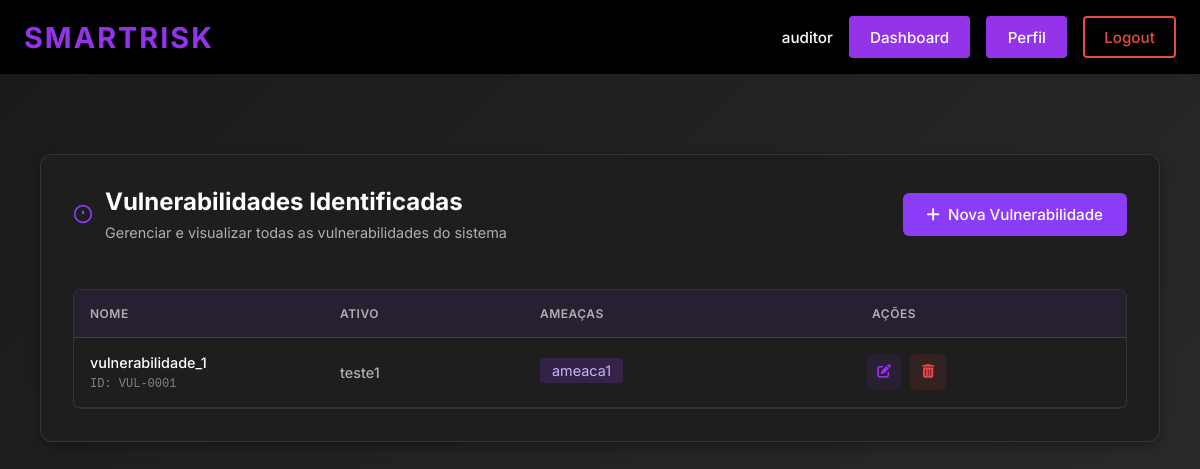
Page /lista_vulnerabilidades/ (signed in) on the earlier database version.
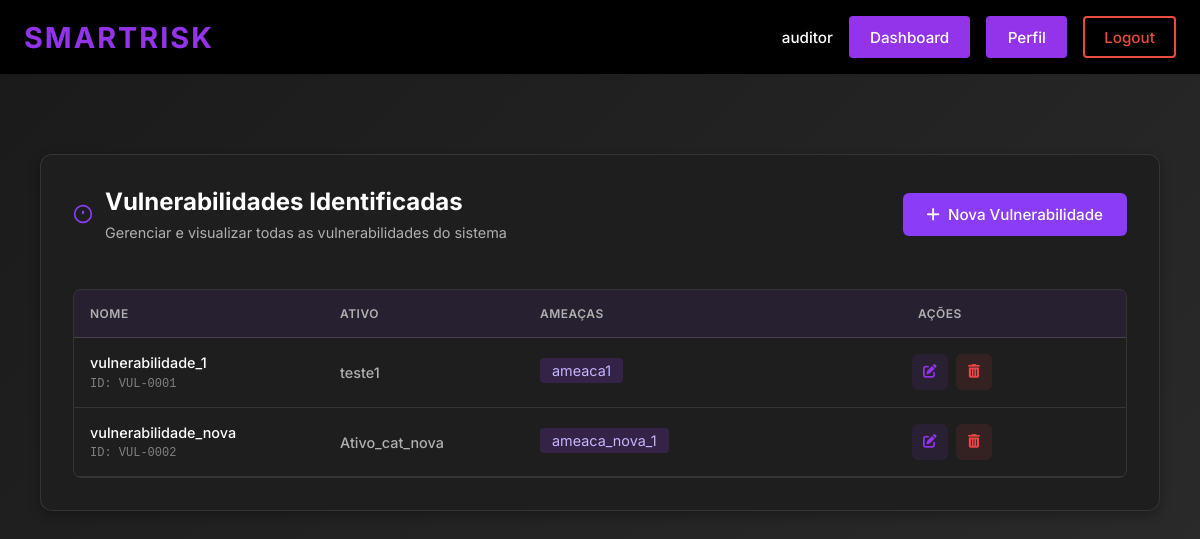
Same page on the later database version.
### ismsapp/models.py (models this page shows, shortened)
class Vulnerabilidade(models.Model):
    """The asset that has this vulnerability. Each vulnerability is linked to exactly one asset, but an asset can have multiple vulnerabilities."""
    ativo = models.ForeignKey(
        Ativo,
        on_delete = models.CASCADE,
        related_name = "vulnerabilidades",
        help_text = "O ativo que contém esta vulnerabilidade.",
    )
    """The threats that could exploit this vulnerability. Each vulnerability can be linked to multiple threats."""
    ameacas = models.ManyToManyField(
        Ameaca,
        related_name = "vulnerabilidades",
        help_text = "As ameaças que poderiam explorar esta vulnerabilidade.",
    )
    """Name/title of the vulnerability for easy identification."""
    nome = models.CharField(
        max_length=255,
        help_text="Nome ou título da vulnerabilidade identificada (ex: Falta de validação de entradas).",
    )
    class Meta:
        verbose_name = "Vulnerabilidade"
        verbose_name_plural = "Vulnerabilidades"

class Ativo(models.Model):
    """Name/identifier of the asset (e.g., 'Servidor de Banco de Dados Prod-01')."""
    nome = models.CharField(
        max_length=255,
        default="Ativo",
        help_text="Nome único ou identificador do ativo (ex.: 'Servidor de Banco de Dados Prod-01').",
    )
    """Foreign key to the asset category that classifies this asset."""
    categoria = models.ForeignKey(
        CategoriaAtivo,
        on_delete=models.SET_NULL,
        null=True,
        related_name="ativos",
        help_text="Categoria que classifica este ativo.",
    )
    """Numeric score for the Confidentiality dimension, indicating how sensitive the asset's information is. Higher values mean greater damage if data is disclosed without authorization."""
    confidencialidade = models.PositiveSmallIntegerField(
        verbose_name = "Confidencialidade (C)",
        default = 0,
        help_text = (
            "Grau de sensibilidade das informações deste ativo. "
            "Uma pontuação mais alta indica maior prejuízo caso os dados sejam divulgados sem autorização."
        ),
    )
    """Numeric score for the Integrity dimension, indicating how critical it is that the asset's data remains accurate and unaltered. Higher values mean greater harm if data is modified or corrupted."""
    integridade = models.PositiveSmallIntegerField(
        verbose_name = "Integridade (I)",
        default = 0,
        help_text = (
            "Grau de criticalidade do dado deste ativo. "
            "Uma pontuação mais alta indica maior dano se os dados forem modificados ou corrompidos."
        ),
    )
    """Numeric score for the Availability dimension, indicating how important it is that the asset is accessible when needed. Higher values mean more severe impact if the asset becomes unavailable."""
    disponibilidade = models.PositiveSmallIntegerField(
        verbose_name = "Disponibilidade (D)",
        default = 0,
        help_text = (
            "Grau de importância do acesso a este ativo quando necessário. "
            "Uma pontuação mais alta indica impacto mais severo se o ativo se tornar indisponível."
        ),
    )
    """The Privacy dimension score, indicating how much the asset handles personal data subject to privacy regulations. Higher values mean greater exposure to privacy-related obligations and risks."""
    privacidade = models.PositiveSmallIntegerField(
        verbose_name = "Privacidade (P)",
        default = 0,
        help_text = (
            "O grau em que este ativo lida com dados pessoais sujeitos a regulamentações de privacidade. "
            "Uma pontuação mais alta indica maior exposição a obrigações e riscos relacionados à privacidade."
        ),
    )
    """Composite CIDP weight calculated from the four dimension scores previously defined. This value is used in risk scoring to reflect the overall criticality of the asset. Consider overriding the save() method or using a @property to automatically keep this value in sync whenever any of the individual dimension scores are updated."""
    peso_cidp = models.DecimalField(
        max_digits = 5,
        decimal_places = 2,
        default = 0,
        help_text = (
            "Peso composto CIDP calculado a partir das quatro pontuações de dimensão acima. "
        ),
    )
    class Meta:
        verbose_name = "Ativo"
        verbose_name_plural = "Ativos"

class Ameaca(models.Model):
    """The name/title of the threat."""
    nome = models.CharField(
        max_length=255,
        help_text="Nome ou título da ameaça (ex: Ransomware Cryptolocker).",
    )
    """The assets that this threat targets. A threat can affect multiple assets."""
    ativos = models.ManyToManyField(
        Ativo,
        related_name = "ameacas",
        help_text = "Os ativos que esta ameaça tem como alvo.",
    )
    class Meta:
        verbose_name = "Ameaça"
        verbose_name_plural = "Ameaças"

### ismsapp/views.py (the view)
# urls.py: path("lista_vulnerabilidades/", views.ReadVulnerabilidadeView.as_view(), name="lista_vulnerabilidades"),
class ReadVulnerabilidadeView(View):
    template_name = "ismsapp/lista_vulnerabilidades.html"
    def _check_permission(self, user):
        if not user.is_authenticated:
            return False
        user_profile = getattr(user, 'profile', None)
        if not user_profile:
            return False
        allowed_actors = [
            UserProfile.Actor.AUDITOR,
            UserProfile.Actor.ANALISTA
        ]
        return user_profile.actor_type in allowed_actors
    @method_decorator(login_required(login_url="login"))
    def get(self, request, *args, **kwargs):
        if not self._check_permission(request.user):
            messages.error(request, "Você não tem permissão para acessar esta página.")
            return redirect('dashboard')
        from .models import Vulnerabilidade
        vulnerabilidades = Vulnerabilidade.objects.select_related('ativo').prefetch_related('ameacas').order_by('nome')
        total = vulnerabilidades.count()
        contexto = {
            'vulnerabilidades': vulnerabilidades,
            'total_vulnerabilidades': total,
        }
        return render(request, self.template_name, contexto)

### ismsapp/templates/ismsapp/lista_vulnerabilidades.html (shortened to what this page needs)
{% extends "ismsapp/base.html" %}
{% load static %}
{% block extra_css %}
<link href="https://cdnjs.cloudflare.com/ajax/libs/font-awesome/6.4.0/css/all.min.css" rel="stylesheet">
<link href="{% static 'css/ismsapp/gestao_vulnerabilidades.css' %}" rel="stylesheet">
{% endblock %}
{% block content %}
<div class="page">
  <div class="card" style="max-width: 1400px;">
    <div class="card-header-simple" style="display: flex; justify-content: space-between; align-items: center; margin-bottom: 2rem;">
      <div class="header-title-group">
        <svg width="20" height="20" viewBox="0 0 24 24" fill="none" stroke="#8b3cf7" stroke-width="2">
          <circle cx="12" cy="12" r="10"/>
          <path d="M12 8v4m0 4v.01" stroke-width="2.5"/>
        </svg>
        <div>
          <h2 style="margin: 0 0 0.5rem 0; font-size: 1.5rem;">Vulnerabilidades Identificadas</h2>
          <p style="margin: 0; color: #b0b0b0; font-size: 0.9rem;">Gerenciar e visualizar todas as vulnerabilidades do sistema</p>
        </div>
      </div>
      <a href="{% url 'gestao_vulnerabilidades' %}" class="btn btn-primary" style="display: inline-flex; align-items: center; gap: 0.5rem; padding: 0.75rem 1.5rem; background: #8b3cf7; color: white; text-decoration: none; border-radius: 6px; font-weight: 500; white-space: nowrap;">
        <i class="fas fa-plus"></i> Nova Vulnerabilidade
      </a>
    </div>
    {% if vulnerabilidades %}
      <div class="vulnerabilities-table-wrapper">
        <table class="vulnerabilities-table">
          <thead>
            <tr>
              <th>NOME</th>
              <th>ATIVO</th>
              <th>AMEAÇAS</th>
              <th>AÇÕES</th>
            </tr>
          </thead>
          <tbody>
            {% for vuln in vulnerabilidades %}
              <tr>
                <td class="vuln-id-cell">
                  <div class="vuln-id">{{ vuln.nome }}</div>
                  <div class="vuln-meta-id">ID: VUL-{{ vuln.id|stringformat:"04d" }}</div>
                </td>
                <td class="asset-cell">{{ vuln.ativo.nome }}</td>
                <td class="ameacas-cell">
                  {% if vuln.ameacas.all %}
                    {% for ameaca in vuln.ameacas.all %}
                      <span style="display: inline-block; padding: 0.25rem 0.75rem; background: rgba(147, 51, 234, 0.2); color: #c4b5fd; border-radius: 4px; margin-right: 0.5rem; margin-bottom: 0.25rem;">
                        {{ ameaca.nome }}
                      </span>
                    {% endfor %}
                  {% else %}
                    <span style="color: #94a3b8;">Nenhuma ameaça associada</span>
                  {% endif %}
                </td>
                <td class="actions-cell">
                  <a href="{% url 'editar_vulnerabilidade' vuln.id %}" class="action-btn action-edit" title="Editar">
                    <i class="fas fa-edit"></i>
                  </a>
                  <a href="{% url 'deletar_vulnerabilidade' vuln.id %}" class="action-btn action-delete" title="Deletar">
                    <i class="fas fa-trash-alt"></i>
                  </a>
                </td>
              </tr>
            {% endfor %}
          </tbody>
        </table>
      </div>
    {% endif %}
  </div>
</div>
{% endblock %}

Differences in the rows shown:
added Vulnerabilidade: nome "vulnerabilidade_nova", id "0002", ativo.nome "Ativo_cat_nova"
now on this page (row unchanged): Ameaca: nome "ameaca_nova_1", shown under "vulnerabilidade_nova"
